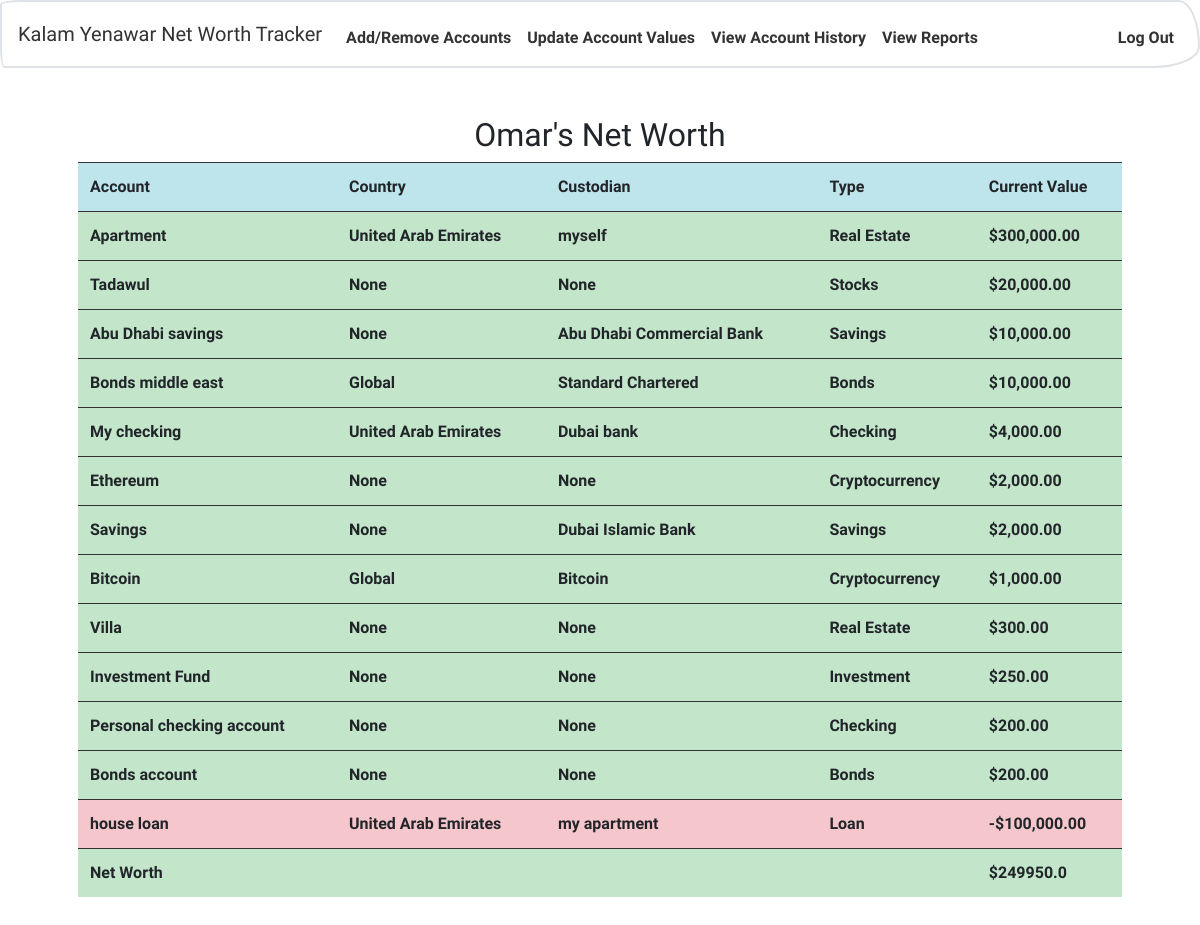
Page / (signed in) on the committed database.
### tables this page shows
CREATE TABLE 'users' ('id' INTEGER PRIMARY KEY AUTOINCREMENT NOT NULL, 'username' TEXT NOT NULL, 'hash' TEXT NOT NULL, 'realname' varchar(20));

CREATE TABLE 'accounts' ('id' integer PRIMARY KEY AUTOINCREMENT NOT NULL, 'name' varchar(20) NOT NULL, 'userid' integer NOT NULL, 'value' real, 'type' varchar(20) NOT NULL, custodian varchar(255), country varchar(255));

### application.py (the view)
@app.route("/")
@login_required
def index():
    user_id = session['user_id']
    accounts = db.execute("SELECT * FROM accounts WHERE userid = :user_id ORDER BY value DESC", user_id=user_id)
    user = db.execute("SELECT * FROM users WHERE id = :user_id", user_id=user_id)
    total = 0
    for row in accounts:
        total += row['value']
    return render_template("index.html", accounts=accounts, user=user, total=total)

### application.py (called while the page is built)
@app.after_request
def after_request(response):
    response.headers["Cache-Control"] = "no-cache, no-store, must-revalidate"
    response.headers["Expires"] = 0
    response.headers["Pragma"] = "no-cache"
    return response

### helpers.py (called while the page is built)
def login_required(f):
    @wraps(f)
    def decorated_function(*args, **kwargs):
        if session.get("user_id") is None:
            return redirect("/login")
        return f(*args, **kwargs)
    return decorated_function

### templates/index.html (shortened to what this page needs)
{% extends "layout.html" %}
{% block main %}
    {% if user[0]['realname'] == NULL %}
        <h2>{{ user[0]['username'] }}'s Net Worth</h2>
    {% else %}
        <h2>{{ user[0]['realname'] }}'s Net Worth</h2>
    {% endif %}
    <table class="table table-hover">
        <tr class="table-info">
            <th>Account</th>
            <th>Country</th>
            <th>Custodian</th>
            <th>Type</th>
            <th>Current Value</th>
        </tr>
        {% for row in accounts %}
        {% if row['value'] < 0 %}
        <tr class="table-danger">
        {% else %}
        <tr class="table-success">
        {% endif %}
            <td>{{ row['name'] }}</td>
            <td>{{ row['country'] }}</td>
            <td>{{ row['custodian'] }}</td>
            <td>{{ row['type'] }}</td>
            {% if row['value'] < 0 %}
            <td>-${{ "{:,.2f}".format(row['value'] * -1) }}</td>
            {% else %}
            <td>${{ "{:,.2f}".format(row['value']) }}</td>
            {% endif %}
        </tr>
        {% endfor %}
        {% if total > 0 %}
        <tr class="table-success">
            <td>Net Worth</td>
            <td></td>
            <td></td>
            <td></td>
            <td>${{ total }}</td>
        </tr>
        {% endif %}
    </table>
{% endblock %}

### templates/layout.html (shortened to what this page needs)
<!DOCTYPE html>
<html lang="en">
    <head>
        <link href="/static/styles.css" rel="stylesheet"/>
    </head>
    <body>
        <nav class="navbar navbar-expand-md navbar-light bg-light border">
            <a class="navbar-brand" href="/">Kalam Yenawar Net Worth Tracker</a>
            <div class="collapse navbar-collapse" id="navbar">
                {% if session.user_id %}
                    <ul class="navbar-nav mr-auto mt-2">
                        <li class="nav-item"><a class="nav-link" href="/accounts">Add/Remove Accounts</a></li>
                        <li class="nav-item"><a class="nav-link" href="/update">Update Account Values</a></li>
                        <li class="nav-item"><a class="nav-link" href="/history">View Account History</a></li>
                        <li class="nav-item"><a class="nav-link" href="/reports">View Reports</a></li>
                    </ul>
                    <ul class="navbar-nav ml-auto mt-2">
                        <li class="nav-item"><a class="nav-link" href="/logout">Log Out</a></li>
                    </ul>
                {% else %}
                    <ul class="navbar-nav ml-auto mt-2">
                        <li class="nav-item"><a class="nav-link" href="/register">Register</a></li>
                        <li class="nav-item"><a class="nav-link" href="/login">Log In</a></li>
                    </ul>
                {% endif %}
            </div>
        </nav>
        <main class="container p-5">
            {% block main %}{% endblock %}
        </main>
    </body>
</html>

### rows in the picture
users: realname "Omar"
accounts: name "Apartment", country "United Arab Emirates", custodian "myself", type "Real Estate", value "300,000.00"
accounts: name "Tadawul", country "None", custodian "None", type "Stocks", value "20,000.00"
accounts: name "Abu Dhabi savings", country "None", custodian "Abu Dhabi Commercial Bank", type "Savings", value "10,000.00"
accounts: name "Bonds middle east", country "Global", custodian "Standard Chartered", type "Bonds", value "10,000.00"
accounts: name "My checking", country "United Arab Emirates", custodian "Dubai bank", type "Checking", value "4,000.00"
accounts: name "Ethereum", country "None", custodian "None", type "Cryptocurrency", value "2,000.00"
accounts: name "Savings", country "None", custodian "Dubai Islamic Bank", type "Savings", value "2,000.00"
accounts: name "Bitcoin", country "Global", custodian "Bitcoin", type "Cryptocurrency", value "1,000.00"
accounts: name "Villa", country "None", custodian "None", type "Real Estate", value "300.00"
accounts: name "Investment Fund", country "None", custodian "None", type "Investment", value "250.00"
accounts: name "Personal checking account", country "None", custodian "None", type "Checking", value "200.00"
accounts: name "Bonds account", country "None", custodian "None", type "Bonds", value "200.00"
accounts: name "house loan", country "United Arab Emirates", custodian "my apartment", type "Loan", value "100,000.00"

### other values in the picture
{{ total }} "249950.0"
